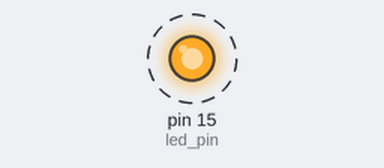
Recording of a sketch running on a simulated Arduino Uno, built with avr-gcc and run on an emulated ATmega328P. Parts: output pins drawn as LEDs (lit = HIGH). Dashed ring = blinking.

Above: at 0.5 s.
Timing chart, 0 to 4.6 s (numbered marks = the images above):
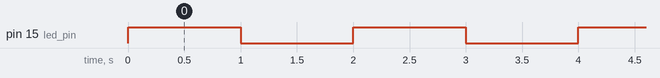

Measured:
- by itself, pin 15 (led_pin): alternates HIGH for 1.0 s and LOW for 1.0 s

The sketch:

Blink.ino
```cpp
//Atmega328p test code
//Toggles led state present at pin 15 (A1) every one second

int led_pin = 15;

void setup()
{
  pinMode(led_pin, OUTPUT);
}

void loop()
{
  digitalWrite(led_pin, HIGH);
  delay(1000);
  digitalWrite(led_pin, LOW);
  delay(1000);
}
```
